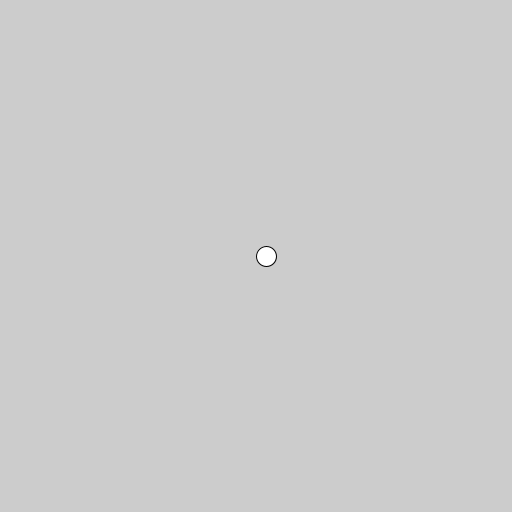
Frame 1 (no input)
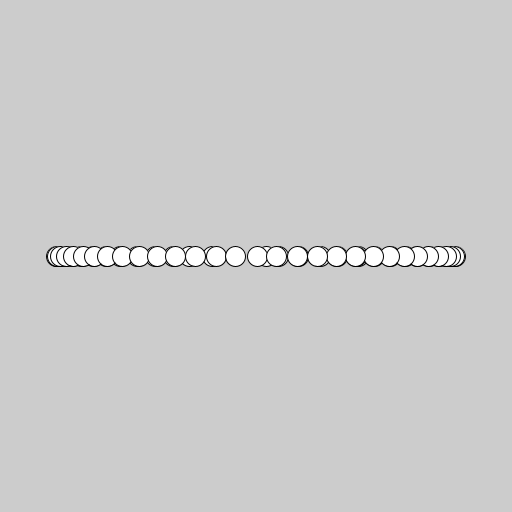
Frame 60 (the mouse pressed at the canvas centre just before this capture)
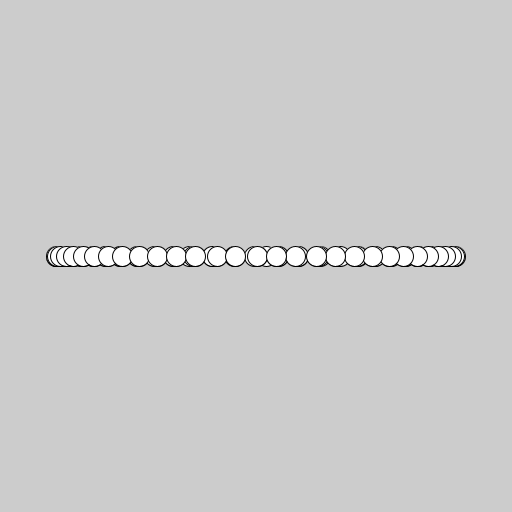
Frame 120 (the mouse held since frame 60 and released just before this capture)

The Processing sketch that drew these frames (run headless with seeded random() and noise(); from frame 60 on, the mouse is pressed at the canvas centre):

// Processing sketch: traslacion_circulo
// ── traslacion_circulo.pde
//Planeta marte;
Planeta tierra; // El planeta azul

void setup () {
  size (512, 512);
  tierra = new Planeta ();
  tierra.Trasladar(10, 0);
}

void draw () {
  translate(width/2.0, height/2.0);
  tierra.Dibujar();
  //tierra.centro.set(200, 200);
  PVector r = PVector.random2D();
  r.mult(5);
  //tierra.Trasladar(r.x, r.y);
  float t = millis () / 1000.0f;
  float x = 200 * cos (2 * PI * 1 * t );
  float y = tierra.centro.y;
  tierra.centro.set(x, y);
}

void keyPressed() {
  float avance = 8;
  if ( key == 'w' || key == 'W') {
    tierra.Trasladar(0, -avance);
  }
  if ( key == 's' || key == 'S') {
    tierra.Trasladar(0, avance);
  }
  if ( key == 'd' || key == 'D') {
    tierra.Trasladar(avance, 0);
  }
  if ( key == 'a' || key == 'A') {
    tierra.Trasladar(-avance, 0);
  }
}

// ── Planeta.pde
class Planeta {
  PVector centro;
  //float x, y;
  float orientacion;
  float theta;

  Planeta () {
    centro = new PVector (0, 0);
  }
  
  void Dibujar () {
    circle (centro.x, centro.y, 20);
  }
  
  void Trasladar (float dx, float dy) {
    // Primera aproximación a la traslacion
    float xp = centro.x + dx;
    float yp = centro.y + dy;
    centro.set(xp , yp);
    // vs
    // centro.add(new PVector (dx, dy));
  }
}
